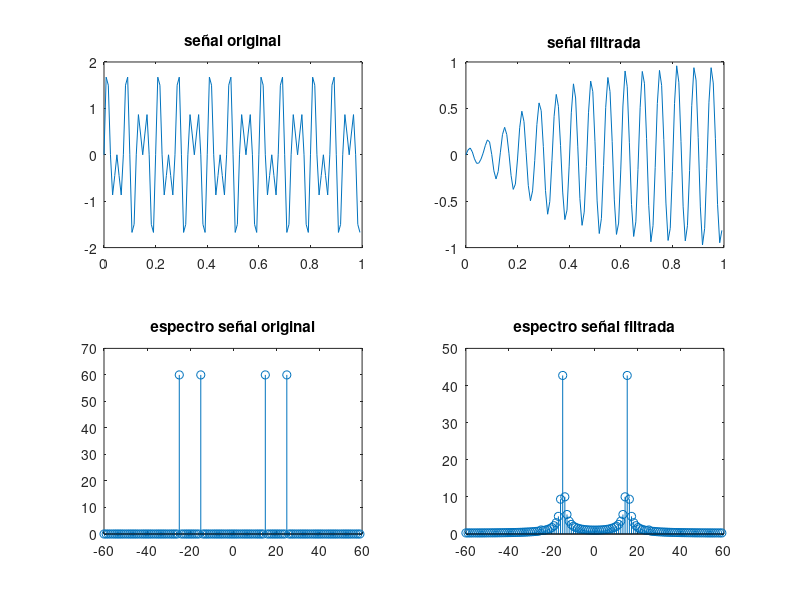

Write MATLAB code to recreate this figure.
function ej1f
  radio=0.95;
  polos=[ radio*exp(j*pi/4); radio*exp(-j*pi/4); radio*exp(j*pi/4); radio*exp(-j*pi/4) ];
  ceros=[ 0.80*exp(j*pi/6); 0.80*exp(-j*pi/6); 0.80*exp(j*pi/3); 0.80*exp(-j*pi/3) ];

  w = 0:pi/512:pi-pi/512;
  [h] = freqz( poly(ceros), poly(polos), w);
  Gmax=h(129);

  % Genero la señal muestreada a 120Hz
  t=0:1/120:1-1/120;
  x=sin(2*pi*25*t)+sin(2*pi*15*t);
  
  % filtro la señal
  xfilt=filter(poly(ceros)/Gmax,poly(polos),x);
  
  % grafico las señales y sus espectros
  figure
  subplot(2,2,1)
  plot(t,x)
  title('señal original');
  subplot(2,2,2)
  plot(t,xfilt)
  title('señal filtrada');
  subplot(2,2,3)
  stem([0:59 -60:-1], abs(fft(x)) )
  title('espectro señal original');
  subplot(2,2,4)
  stem([0:59 -60:-1], abs(fft(xfilt)) )
  title('espectro señal filtrada');
  
end %function

